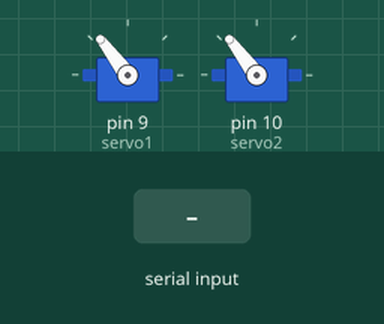
Recording of a sketch running on a simulated Arduino Uno, built with avr-gcc and run on an emulated ATmega328P. Shown: 2 × servo. The test bench sets the inputs (shaded band).

Above: at 1.7 s.
1.8 s: "R" received over the second serial link
3.3 s: "A" received over the second serial link
At 3.75 s:
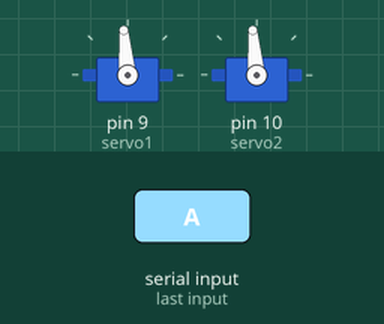
6.3 s: "L" received over the second serial link
At 7.4 s:
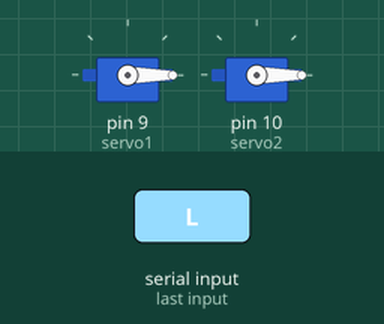
7.8 s: "r" received over the second serial link
At 8.4 s:
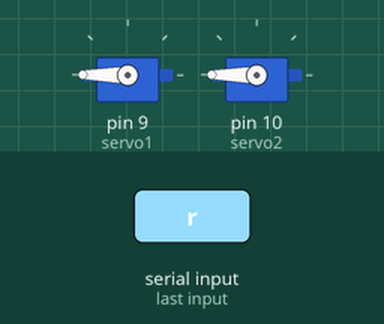
Timing chart, 0 to 10.3 s (numbered marks = the images above; inputs shaded):
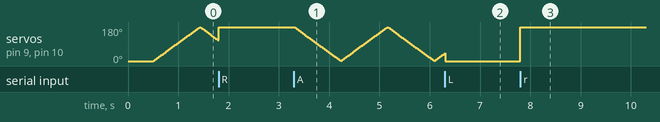

The sketch:

GazeGlide.ino
```cpp
#include <Servo.h>
#include <SoftwareSerial.h>

Servo servo1;
Servo servo2;

SoftwareSerial BT(2, 3);  // Arduino RX, TX

int pos = 0;
int speedDelay = 5;
bool running = true;
int direction = 1;

void setup() {
  servo1.attach(9);
  servo2.attach(10);

  BT.begin(9600);

  servo1.write(0);
  servo2.write(0);

  delay(500);
}

void loop() {

  // Bluetooth commands
  if (BT.available()) {
    char cmd = BT.read();

    if (cmd == 'A' || cmd == 'a') {
      running = true;
    }

    if (cmd == 'S' || cmd == 's') {
      running = false;
    }

    if (cmd == 'L' || cmd == 'l') {
      running = false;
      pos = 0;
      servo1.write(0);
      servo2.write(0);
    }

    if (cmd == 'R' || cmd == 'r') {
      running = false;
      pos = 180;
      servo1.write(180);
      servo2.write(180);
    }
  }

  // Automatic 0° ↔ 180° movement
  if (running) {

    pos = pos + direction;

    if (pos >= 180) {
      pos = 180;
      direction = -1;
    }

    if (pos <= 0) {
      pos = 0;
      direction = 1;
    }

    servo1.write(pos);
    servo2.write(pos);

    delay(speedDelay);
  }
}
```

Measured:
- after the input at 7.8 s, servo on pin 9 (servo1), servo on pin 10 (servo2): 0° → 180° at once
